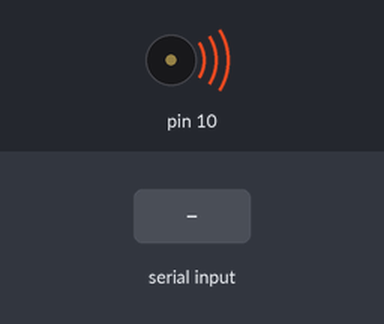
Simulated run of this sketch. Board: Arduino Uno, built with avr-gcc and run on an emulated ATmega328P. Parts: buzzer (waves = sounding). The inputs (shaded band) are chosen by the test bench. What the sketch prints to the serial monitor is not drawn.

Above: at 1.2 s.
1.3 s: byte 30 received over Serial
Timing chart, 0 to 9.5 s (numbered marks = the images above; inputs shaded):
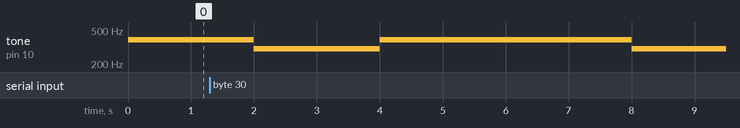

Measured:
- after the input at 1.3 s, tone on pin 10: 387 Hz → 300 Hz after 0.70 s, → 387 Hz 2.0 s later, → 300 Hz 4.0 s later

The sketch:

TransmiterP1.ino
```cpp
volatile unsigned char currentchar; //0100 0001
volatile int bitsLeft;
char bit;

ISR(TIMER1_COMPA_vect){
 //start bit sound
  if (bitsLeft == 10) {
    Serial.print("START bit tone for: ");
    Serial.println(currentchar);
    Serial.println(0);
    zero();
    Serial.println("----------");
    bitsLeft--;
  }
  //tones for char bits
  else if(bitsLeft >= 2 && bitsLeft <= 9) {
    Serial.println(currentchar, BIN);
    bit = currentchar & 1;
    Serial.println(bit, BIN);
    if (bit == 0) {
      zero();
      Serial.println("----------");
    }
    else if (bit == 1){
      one();
      Serial.println("----------");
    }
    currentchar = currentchar >> 1;
    bitsLeft--;
  }
  //stop bit sound
  else if (bitsLeft == 1) {
    Serial.println("STOP bit tone");
    Serial.println(1);
    one();
    Serial.println("----------");
    bitsLeft--;
  }
  else if (bitsLeft == 0) {
    Serial.println("IDLE tone");
    Serial.println(1);
    one();
    Serial.println("----------");
  }
}

void setup() {
  Serial.begin(9600);

  cli();//stop interrupts

  //set timer1 interrupt at 1Hz
  TCCR1A = 0;// set entire TCCR1A register to 0
  TCCR1B = 0;// same for TCCR1B
  TCNT1  = 0;//initialize counter value to 0
  // set compare match register for 1hz increments
  OCR1A = 15624;// = (16*10^6) / (1*1024) - 1 (must be <65536)
  // turn on CTC mode
  TCCR1B |= (1 << WGM12);
  // Set CS12 and CS10 bits for 1024 prescaler
  TCCR1B |= (1 << CS12) | (1 << CS10);
  // enable timer compare interrupt
  TIMSK1 |= (1 << OCIE1A);

  sei();//allow interrupts

}

void loop() {
  while (Serial.available() && bitsLeft == 0) {
    bitsLeft=10;
    currentchar = Serial.read();
  }
}

// plays a 330mhz sound to pin 10 for 1000ms
void zero() {
  noTone(10);
  tone(10, 300);

}

// plays a 650mhz sound to pin 10 for 1000ms
void one() {
  noTone(10);
  tone(10, 387);

}
```
